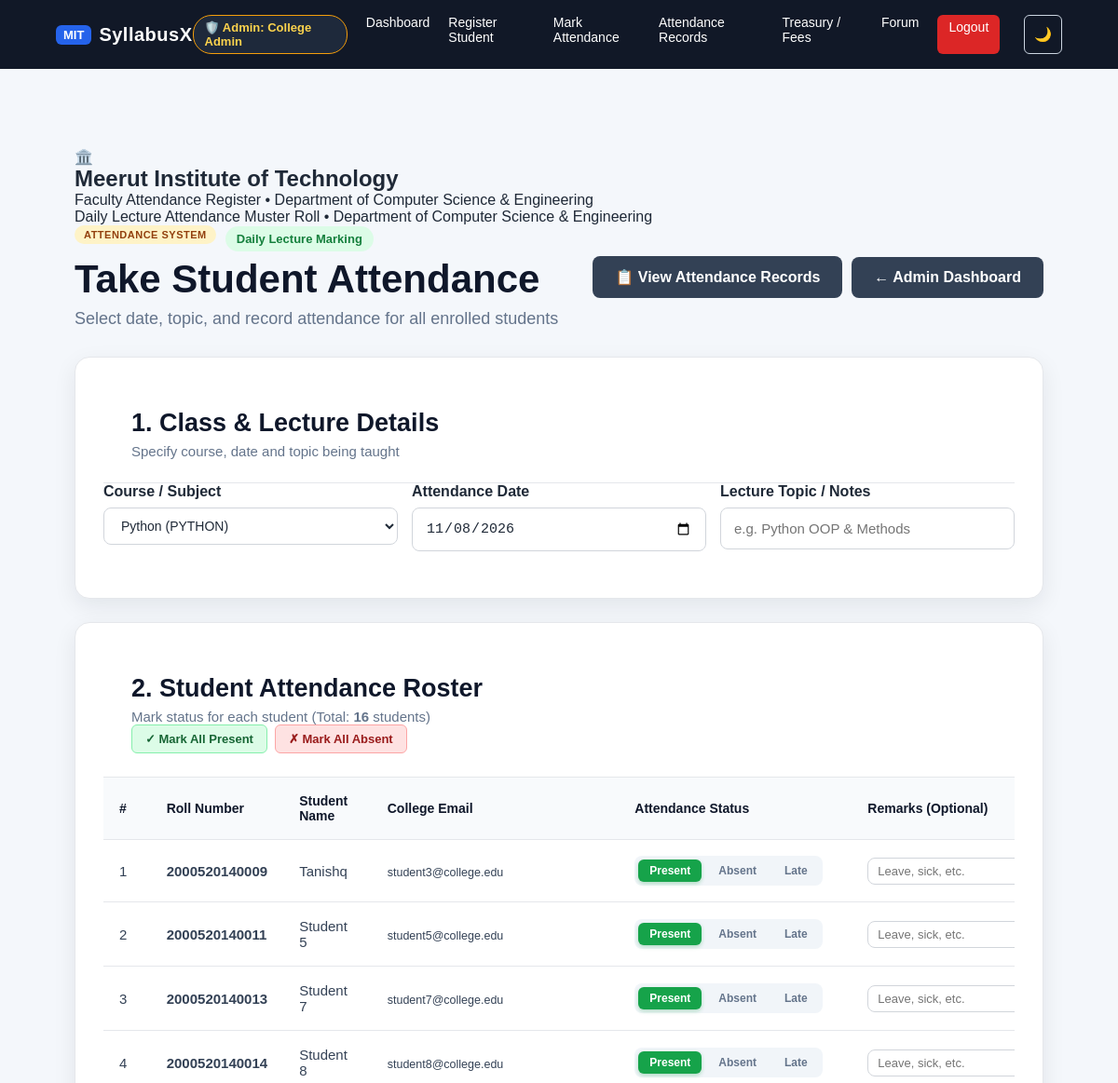
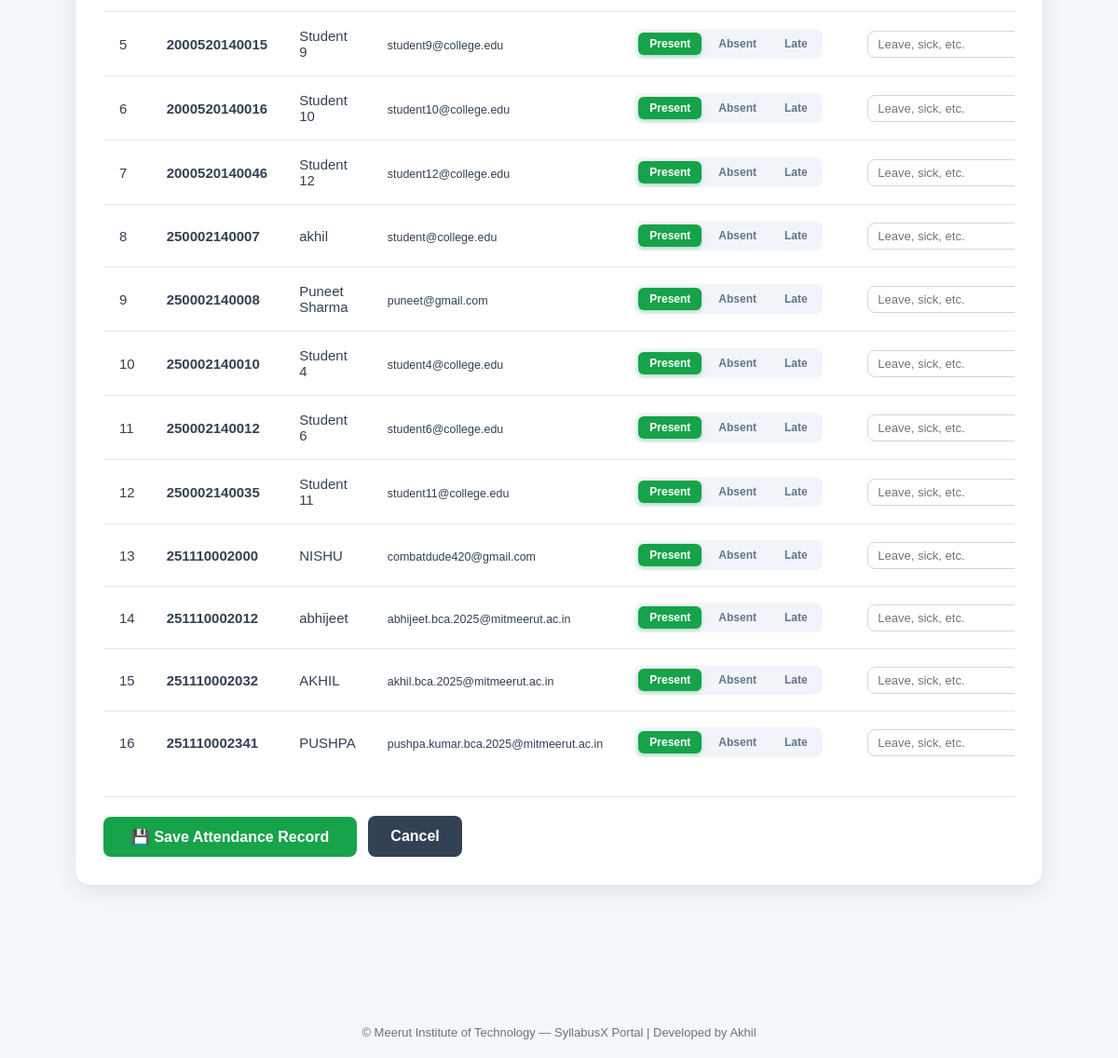
Screenshot of /faculty/attendance (signed in) with the database file from the repository (2 pictures, top to bottom).
### tables this page shows
CREATE TABLE students (
            id INTEGER PRIMARY KEY AUTOINCREMENT,
            name TEXT NOT NULL,
            roll_number TEXT NOT NULL UNIQUE,
            email TEXT NOT NULL UNIQUE,
            password_hash TEXT NOT NULL,
            created_at TEXT NOT NULL,
            last_login TEXT,
            status TEXT NOT NULL DEFAULT 'active'
        , mobile_number TEXT, email_verified INTEGER DEFAULT 0, mobile_verified INTEGER DEFAULT 0, aadhar_number TEXT, uidai_status TEXT DEFAULT 'verified', aadhar_card_file TEXT, face_photo TEXT, face_embedding TEXT);

### app.py (the view, shortened to what this page needs)
@app.route(
    "/admin/attendance",
    methods=["GET", "POST"]
)
@app.route(
    "/faculty/attendance",
    methods=["GET", "POST"]
)
@faculty_or_admin_required
def admin_attendance():
    connection = get_db_connection()
    courses = connection.execute("""
        SELECT *
        FROM courses
        WHERE is_active = 1
        ORDER BY id
    """).fetchall()
    selected_course_id = request.args.get("course_id", type=int)
    if not selected_course_id and courses:
        selected_course_id = courses[0]["id"]
    selected_date = request.args.get("date", "").strip()
    if not selected_date:
        selected_date = datetime.now().strftime("%Y-%m-%d")
    students = connection.execute("""
        SELECT *
        FROM students
        WHERE status = 'active'
        ORDER BY roll_number ASC, name ASC
    """).fetchall()
    existing_rows = connection.execute("""
        SELECT *
        FROM attendance
        WHERE course_id = ? AND attendance_date = ?
    """, (
        selected_course_id,
        selected_date
    )).fetchall()
    existing_status_map = {row["student_id"]: row["status"] for row in existing_rows}
    existing_remarks_map = {row["student_id"]: row["remarks"] for row in existing_rows}
    existing_topic = existing_rows[0]["topic"] if (existing_rows and existing_rows[0]["topic"]) else ""
    is_already_marked = len(existing_rows) > 0
    connection.close()
    return render_template(
        "admin_attendance.html",
        courses=courses,
        selected_course_id=selected_course_id,
        selected_date=selected_date,
        students=students,
        existing_status_map=existing_status_map,
        existing_remarks_map=existing_remarks_map,
        existing_topic=existing_topic,
        is_already_marked=is_already_marked
    )

### app.py (called while the page is built)
@app.after_request
def add_security_headers(response):
    response.headers['X-Content-Type-Options'] = 'nosniff'
    response.headers['X-Frame-Options'] = 'SAMEORIGIN'
    response.headers['X-XSS-Protection'] = '1; mode=block'
    response.headers['Referrer-Policy'] = 'strict-origin-when-cross-origin'
    return response

def get_db_connection():
    database_url = os.environ.get("DATABASE_URL", "")
    if database_url and _PSYCOPG2_AVAILABLE:
        pg_conn = psycopg2.connect(database_url)
        return _PGConnectionWrapper(pg_conn)
    os.makedirs(DATABASE_DIR, exist_ok=True)
    connection = sqlite3.connect(
        DATABASE_PATH,
        timeout=30,
        check_same_thread=False
    )
    connection.row_factory = sqlite3.Row
    connection.execute("PRAGMA busy_timeout = 30000")
    connection.execute("PRAGMA foreign_keys = ON")
    return connection

def faculty_or_admin_required(function):
    @wraps(function)
    def decorated_function(*args, **kwargs):
        if "faculty_id" not in session and "admin_id" not in session:
            flash("Please login as faculty or admin first.", "error")
            return redirect(url_for("login", tab="faculty"))
        return function(*args, **kwargs)
    return decorated_function

### templates/admin_attendance.html (shortened to what this page needs)
{% extends "base.html" %}
{% block content %}
<div class="page-container">
    <div class="college-badge-banner">
        <div class="college-crest-icon">🏛️</div>
        <div class="college-info">
            <h2>Meerut Institute of Technology</h2>
            <p>Faculty Attendance Register • Department of Computer Science &amp; Engineering</p>
            <span class="college-tagline">Daily Lecture Attendance Muster Roll • Department of Computer Science &amp; Engineering</span>
        </div>
    </div>
    <div class="dashboard-header">
        <div>
            <div style="display: flex; align-items: center; gap: 10px; margin-bottom: 6px;">
                <span class="portal-badge faculty-badge-style">ATTENDANCE SYSTEM</span>
                <span class="status-badge status-active">Daily Lecture Marking</span>
            </div>
            <h1>Take Student Attendance</h1>
            <p>Select date, topic, and record attendance for all enrolled students</p>
        </div>
        <div class="header-action-buttons">
            <a href="{{ url_for('admin_attendance_records') }}" class="btn btn-secondary">
                📋 View Attendance Records
            </a>
            {% if session.get('faculty_id') %}
            <a href="{{ url_for('faculty_dashboard') }}" class="btn btn-secondary">
                ← Faculty Dashboard
            </a>
            {% else %}
            <a href="{{ url_for('admin_dashboard') }}" class="btn btn-secondary">
                ← Admin Dashboard
            </a>
            {% endif %}
        </div>
    </div>
    <form method="POST" action="{{ url_for('admin_attendance') }}" id="attendanceForm">
        <div class="dashboard-card" style="margin-bottom: 25px;">
            <div class="card-header">
                <div>
                    <h2>1. Class & Lecture Details</h2>
                    <p>Specify course, date and topic being taught</p>
                </div>
            </div>
            <div class="form-grid-3">
                <div class="form-group">
                    <label for="course_id">Course / Subject</label>
                    <select
                        name="course_id"
                        id="course_id"
                        class="form-control"
                        onchange="reloadWithFilters()"
                        required
                    >
                        {% for course in courses %}
                        <option
                            value="{{ course['id'] }}"
                            {% if course['id'] == selected_course_id %}selected{% endif %}
                        >
                            {{ course["name"] }} ({{ course["code"] }})
                        </option>
                        {% endfor %}
                    </select>
                </div>
                <div class="form-group">
                    <label for="attendance_date">Attendance Date</label>
                    <input
                        type="date"
                        id="attendance_date"
                        name="attendance_date"
                        class="form-control"
                        value="{{ selected_date }}"
                        onchange="reloadWithFilters()"
                        required
                    >
                </div>
                <div class="form-group">
                    <label for="topic">Lecture Topic / Notes</label>
                    <input
                        type="text"
                        id="topic"
                        name="topic"
                        class="form-control"
                        placeholder="e.g. Python OOP & Methods"
                        value="{{ existing_topic }}"
                    >
                </div>
            </div>
        </div>
        <div class="dashboard-card">
            <div class="card-header" style="flex-wrap: wrap; gap: 15px;">
                <div>
                    <h2>2. Student Attendance Roster</h2>
                    <p>Mark status for each student (Total: <strong>{{ students|length }}</strong> students)</p>
                </div>
                <div class="bulk-actions-group">
                    <button
                        type="button"
                        class="btn btn-bulk bulk-present"
                        onclick="setAllStatus('Present')"
                    >
                        ✓ Mark All Present
                    </button>
                    <button
                        type="button"
                        class="btn btn-bulk bulk-absent"
                        onclick="setAllStatus('Absent')"
                    >
                        ✗ Mark All Absent
                    </button>
                </div>
            </div>
            {% if students %}
            <div class="table-wrapper">
                <table class="student-table attendance-marking-table">
                    <thead>
                        <tr>
                            <th style="width: 50px;">#</th>
                            <th>Roll Number</th>
                            <th>Student Name</th>
                            <th>College Email</th>
                            <th style="min-width: 250px;">Attendance Status</th>
                            <th style="min-width: 200px;">Remarks (Optional)</th>
                        </tr>
                    </thead>
                    <tbody>
                        {% for st in students %}
                        {% set current_status = existing_status_map.get(st["id"], "Present") %}
                        {% set current_remark = existing_remarks_map.get(st["id"], "") %}
                        <tr>
                            <td>{{ loop.index }}</td>
                            <td><strong>{{ st["roll_number"] }}</strong></td>
                            <td>{{ st["name"] }}</td>
                            <td><small>{{ st["email"] }}</small></td>
                            <td>
                                <div class="status-toggle-wrapper">
                                    <label class="status-pill-label pill-present">
                                        <span>Present</span>
                                    </label>
                                    <label class="status-pill-label pill-absent">
                                        <span>Absent</span>
                                    </label>
                                    <label class="status-pill-label pill-late">
                                        <span>Late</span>
                                    </label>
                                </div>
                            </td>
                            <td>
                                <input
                                    type="text"
                                    name="remarks_{{ st['id'] }}"
                                    class="form-control form-control-sm"
                                    placeholder="Leave, sick, etc."
                                    value="{{ current_remark }}"
                                >
                            </td>
                        </tr>
                        {% endfor %}
                    </tbody>
                </table>
            </div>
            <div class="attendance-submit-bar">
                <button type="submit" class="btn btn-primary btn-lg" style="background: #16a34a; padding: 12px 30px; font-size: 16px;">
                    💾 Save Attendance Record
                </button>
                <a href="{{ url_for('admin_attendance_records') }}" class="btn btn-secondary">
                    Cancel
                </a>
            </div>
            {% else %}
            <div class="empty-state">
                <p>No active students found in the database.</p>
            </div>
            {% endif %}
        </div>
    </form>
</div>
{% endblock %}

### rows the page displays
students: roll_number "2000520140009", name "Tanishq", email "student3@college.edu"
students: roll_number "2000520140011", name "Student 5", email "student5@college.edu"
students: roll_number "2000520140013", name "Student 7", email "student7@college.edu"
students: roll_number "2000520140014", name "Student 8", email "student8@college.edu"
students: roll_number "2000520140015", name "Student 9", email "student9@college.edu"
students: roll_number "2000520140016", name "Student 10", email "student10@college.edu"
students: roll_number "2000520140046", name "Student 12", email "student12@college.edu"
students: roll_number "250002140007", name "akhil", email "student@college.edu"
students: roll_number "250002140008", name "Puneet Sharma", email "puneet@gmail.com"
students: roll_number "250002140010", name "Student 4", email "student4@college.edu"
students: roll_number "250002140012", name "Student 6", email "student6@college.edu"
students: roll_number "250002140035", name "Student 11", email "student11@college.edu"
students: roll_number "251110002000", name "NISHU", email "combatdude420@gmail.com"
students: roll_number "251110002012", name "abhijeet", email "abhijeet.bca.2025@mitmeerut.ac.in"
students: roll_number "251110002032", name "AKHIL", email "akhil.bca.2025@mitmeerut.ac.in"
students: roll_number "251110002341", name "PUSHPA", email "pushpa.kumar.bca.2025@mitmeerut.ac.in"

### other values shown
{{ session.get("admin_name") }} "College Admin"
{{ students|length }} "16"
form field course_id "Python (PYTHON)"
